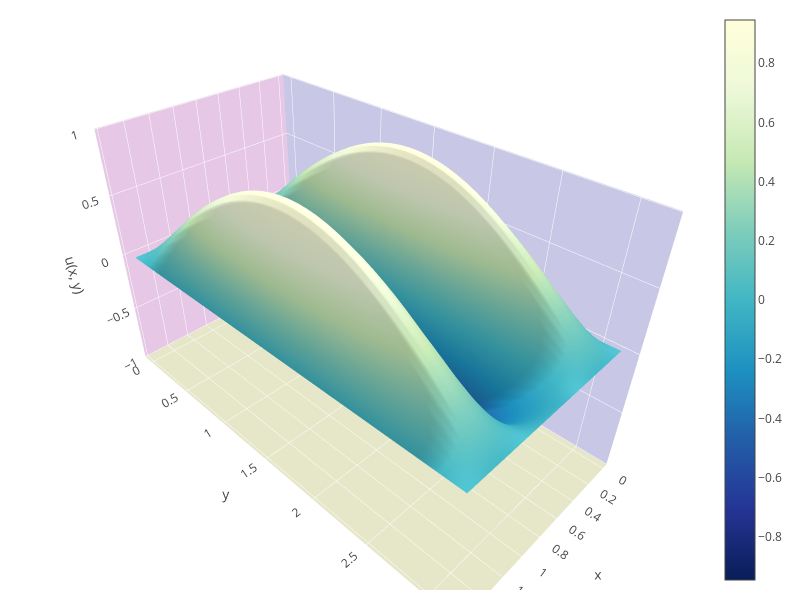

Notebook cell for this chart:
### Markdown cell above
# Численное решение. Версия 99999999

### Code cell
w = np.zeros((N,M))
w05 = np.zeros((N,M))
w0 = np.zeros((N,M))


Fx = np.zeros((N,M))
Fy = np.zeros((N,M))

print((N,M))

def shuttle(A,B,C,F):
        SIZE = F.size
        alpha = np.zeros(SIZE)
        betta = np.zeros(SIZE)
        w00 = np.zeros(SIZE)
        for n in np.arange(1,SIZE-1):
            alpha[n+1] = B/(C - A*alpha[n])
            betta[n+1] = (A*betta[n] + F[n])/(C - A*alpha[n])
        w00[SIZE-1] = 0
        for n in np.arange(SIZE-1,1,-1):
            w00[n-1] = alpha[n]*w00[n] + betta[n]
        w00[0] = 0
        return w00


for m in np.arange(M):
        for n in np.arange(N):
            w0[n][m] = np.sin(2*hx*n)*np.sin(3*hy*m)

for m in np.arange(M):
        for n in np.arange(N):
            w0[0][m] = w0[N-1][m] = 0
            w0[n][0] = w0[n][M-1] = 0
for j in np.arange(T0+1):
    w05 = np.zeros((N,M))
    for m in np.arange(1,M-1):
        for n in np.arange(N):
            Fx[n][m] = w0[n][m] + 4.5*tau/(hy**2)*(w0[n][m+1] - 2*w0[n][m] + w0[n][m-1])
    
    w05 = w05.transpose()
    Fx = Fx.transpose()

    for m in np.arange(1,M-1):
        w05[m] = shuttle(Ax,Bx,Cx,Fx[m])
    w05 = w05.transpose()
    Fx = Fx.transpose()
    for n in np.arange(N):
        w05[n][0] = w05[n][M-1] = 0
    
        
    for n in np.arange(1,N-1):
        for m in np.arange(M):
            Fy[n][m] = w05[n][m] + 4.5*tau/(hx**2)*(w05[n+1][m] - 2*w05[n][m] + w05[n-1][m])
    for n in np.arange(1,N-1):
        w0[n] = shuttle(Ay,By,Cy,Fy[n])
    for m in np.arange(M):
        w0[0][m] = w0[N-1][m] = 0
    

plot_u(Y,X, w0)

### Figure 1 — Plotly figure (JSON) as saved in the notebook; plotly's stock layout.template omitted (floating-point values rounded to 4 significant figures; data arrays with more than 128 entries replaced by an {"elided": "..."} marker saying what was removed)
{"data": [{"colorscale": "YlGnBu", "type": "surface", "uid": "545ae263-9a15-4e98-8606-ef96892b42fc", "x": {"elided": "40x40 float values"}, "y": {"elided": "40x40 float values"}, "z": {"elided": "40x40 float values"}}], "layout": {"height": 600, "margin": {"b": 10, "l": 10, "r": 20, "t": 10}, "scene": {"xaxis": {"backgroundcolor": "rgb(200, 200, 230)", "gridcolor": "rgb(255, 255, 255)", "showbackground": true, "title": {"text": "x"}, "zerolinecolor": "rgb(255, 255, 255)"}, "yaxis": {"backgroundcolor": "rgb(230, 200,230)", "gridcolor": "rgb(255, 255, 255)", "showbackground": true, "title": {"text": "y"}, "zerolinecolor": "rgb(255, 255, 255)"}, "zaxis": {"backgroundcolor": "rgb(230, 230,200)", "gridcolor": "rgb(255, 255, 255)", "showbackground": true, "title": {"text": "u(x, y)"}, "zerolinecolor": "rgb(255, 255, 255)"}}, "width": 800}}
